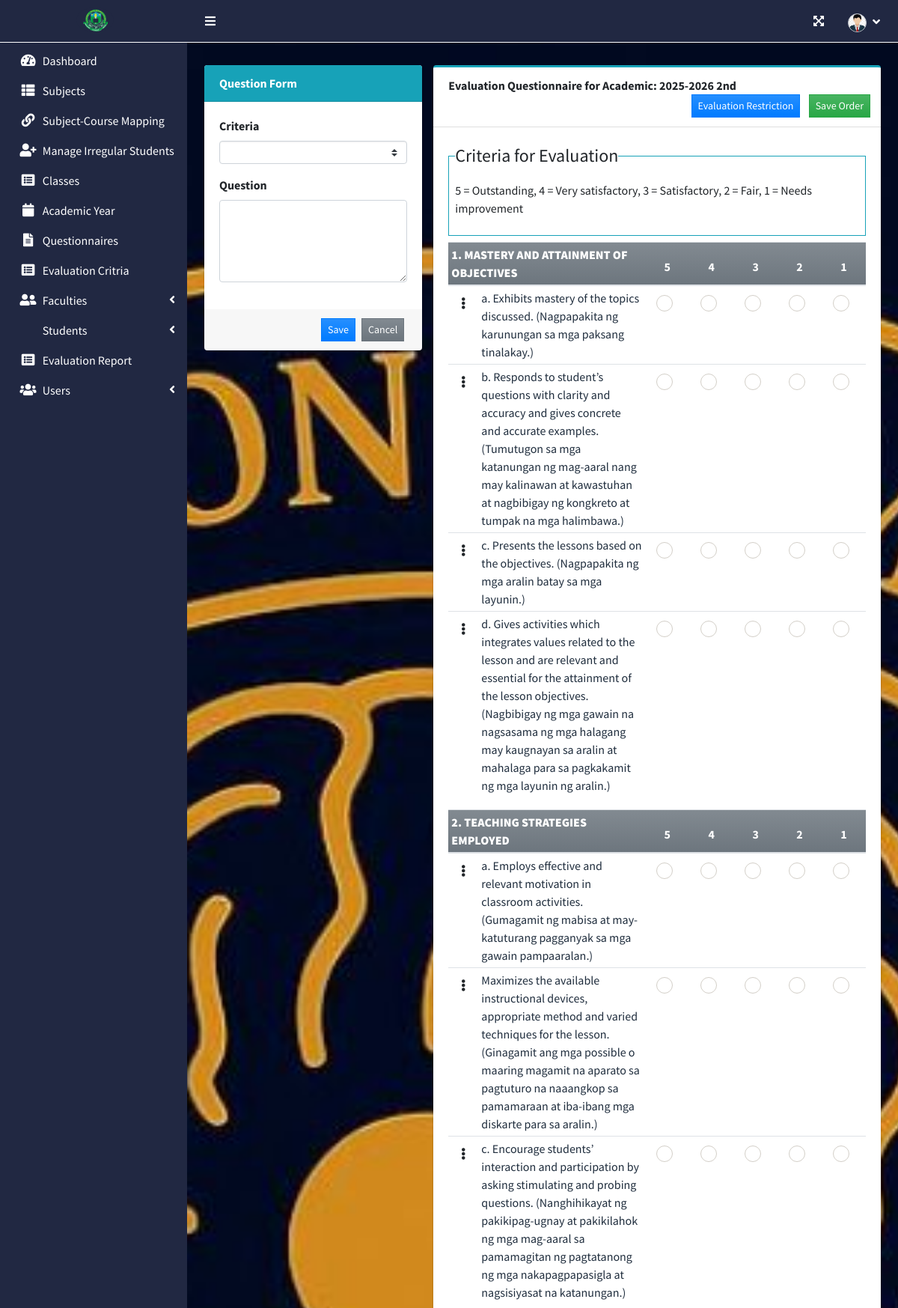
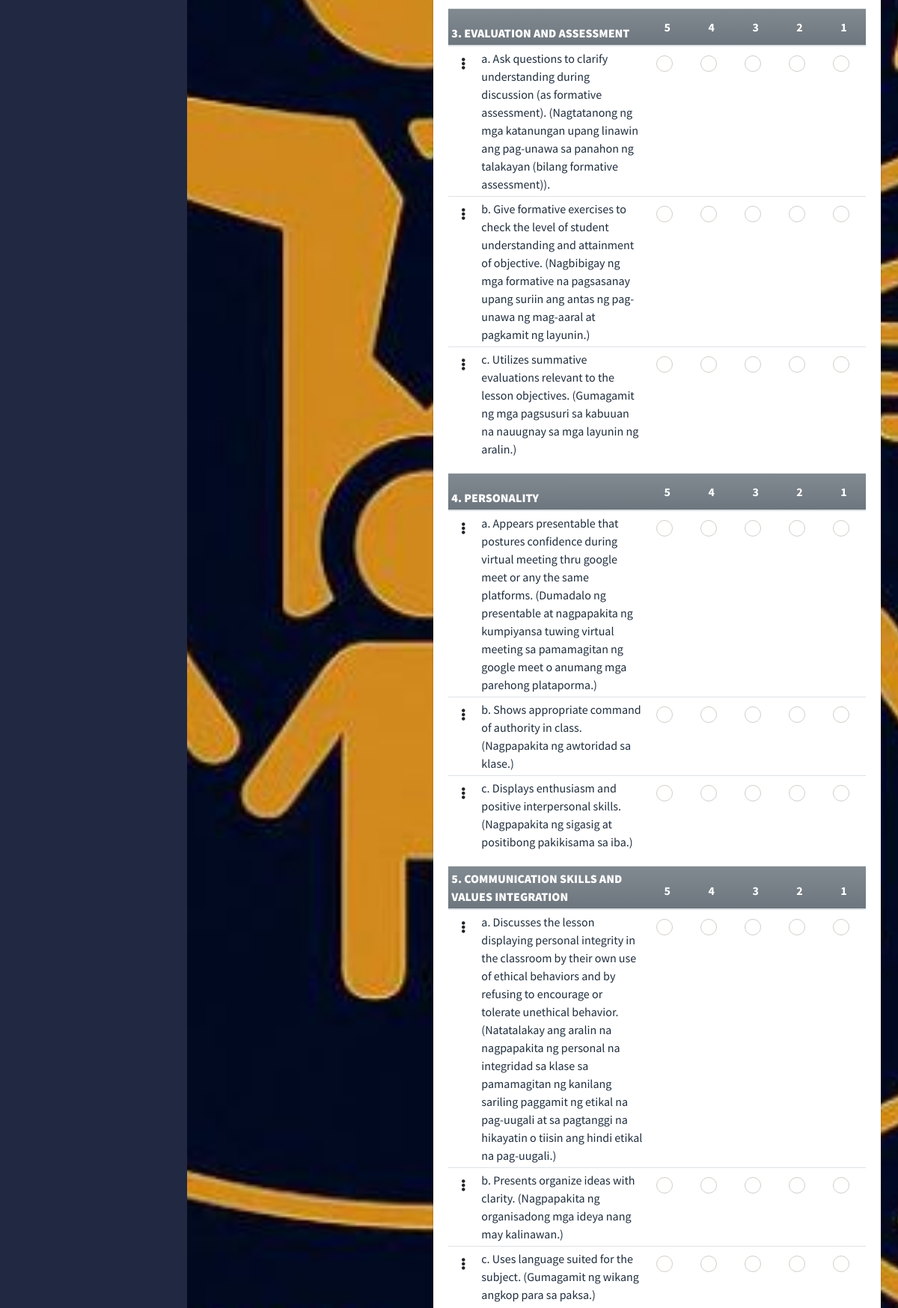
Page /index.php?page=manage_questionnaire&id=5 (signed in, upper part) on the committed database (2 pictures, top to bottom).
### tables this page shows
CREATE TABLE `criteria_list` (
  `id` int(30) NOT NULL,
  `criteria` text NOT NULL,
  `order_by` int(30) NOT NULL
);

CREATE TABLE `question_list` (
  `id` int(30) NOT NULL,
  `academic_id` int(30) NOT NULL,
  `question` text NOT NULL,
  `order_by` int(30) NOT NULL,
  `criteria_id` int(30) NOT NULL
);

### admin/manage_questionnaire.php (the view, shortened to what this page needs)
<?php
include 'db_connect.php';
function ordinal_suffix($num){
    $num = $num % 100;
    if($num < 11 || $num > 13){
         switch($num % 10){
            case 2: return $num.'nd';
        }
    }
    return $num.'th';
}
?>
<div class="container-fluid">
	<div class="row">
		<div class="col-md-4">
			<div class="card card-info card-primary">
				<div class="card-header">
					<b>Question Form</b>
				</div>
				<div class="card-body">
					<form action="" id="manage-question">
						<div class="form-group">
							<label for="">Criteria</label>
							<select name="criteria_id" id="criteria_id" class="custom-select custom-select-sm select2">
								<option value=""></option>
							<?php
								$criteria = $conn->query("SELECT * FROM criteria_list order by abs(order_by) asc ");
								while($row = $criteria->fetch_assoc()):
							?>
							<option value="<?php echo $row['id'] ?>"><?php echo $row['criteria'] ?></option>
							<?php endwhile; ?>
							</select>
						</div>
						<div class="form-group">
							<label for="">Question</label>
							<textarea name="question" id="question" cols="30" rows="4" class="form-control" required=""><?php echo isset($question) ? $question : '' ?></textarea>
						</div>
					</form>
				</div>
				<div class="card-footer">
					<div class="d-flex justify-content-end w-100">
						<button class="btn btn-sm btn-primary btn-flat bg-gradient-primary mx-1" form="manage-question">Save</button>
						<button class="btn btn-sm btn-flat btn-secondary bg-gradient-secondary mx-1" form="manage-question" type="reset">Cancel</button>
					</div>
				</div>
			</div>
		</div>
		<div class="col-md-8">
			<div class="card card-outline card-info">
				<div class="card-header">
					<b>Evaluation Questionnaire for Academic: <?php echo $year.' '.(ordinal_suffix($semester)) ?> </b>
					<div class="card-tools">
						<button class="btn btn-sm btn-flat btn-primary bg-gradient-primary mx-1" id="eval_restrict" type="button">Evaluation Restriction</button>
						<button class="btn btn-sm btn-flat btn-success bg-gradient-success mx-1" form="order-question">Save Order</button>
					</div>
				</div>
				<div class="card-body">
					<fieldset class="border border-info p-2 w-100">
					   <legend  class="w-auto">Criteria for Evaluation</legend>
					   <p>5 = Outstanding, 4 = Very satisfactory, 3 = Satisfactory, 2 = Fair, 1 = Needs improvement</p>
					</fieldset>
					<form id="order-question">
					<?php
						$criteria = $conn->query("SELECT * FROM criteria_list order by abs(order_by) asc ");
						while($crow = $criteria->fetch_assoc()):
					?>
					<table class="table table-condensed">
						<thead>
							<tr class="bg-gradient-secondary">
								<th colspan="2" class=" p-1"><b><?php echo $crow['criteria'] ?></b></th>
								<th class="text-center">5</th>
								<th class="text-center">4</th>
								<th class="text-center">3</th>
								<th class="text-center">2</th>
								<th class="text-center">1</th>
							</tr>
						</thead>
						<tbody class="tr-sortable">
							<?php
							$questions = $conn->query("SELECT * FROM question_list where criteria_id = {$crow['id']} and academic_id = $id order by abs(order_by) asc ");
							while($row=$questions->fetch_assoc()):
							?>
							<tr class="bg-white">
								<td class="p-1 text-center" width="5px">
									<span class="btn-group dropright">
									  <span type="button" class="btn" data-toggle="dropdown" aria-haspopup="true" aria-expanded="false">
									   <i class="fa fa-ellipsis-v"></i>
									  </span>
									</span>
								</td>
								<td class="p-1" width="40%">
									<?php echo $row['question'] ?>
								</td>
								<?php for($c=0;$c<5;$c++): ?>
								<td class="text-center">
									<div class="icheck-success d-inline">
				                        <label for="qradio<?php echo $row['id'].'_'.$c ?>">
				                        </label>
			                      </div>
								</td>
								<?php endfor; ?>
							</tr>
							<?php endwhile; ?>
						</tbody>
					</table>
					<?php endwhile; ?>
					</form>
				</div>
			</div>
		</div>
	</div>
</div>

### rows in the picture
criteria_list: criteria "1. MASTERY AND ATTAINMENT OF OBJECTIVES"
question_list: question "a. Exhibits mastery of the topics discussed. (Nagpapakita ng karunungan sa mga paksang tinalakay.)"
question_list: question "b. Responds to student’s questions with clarity and accuracy and gives concrete and accurate examples. (Tumutugon sa mga katanungan ng mag-aaral nang may kalinawan at kawastuhan at nagbibigay ng kongkreto at tumpak na mga halimbawa.)"
question_list: question "c. Presents the lessons based on the objectives. (Nagpapakita ng mga aralin batay sa mga layunin.)"
question_list: question "d. Gives activities which integrates values related to the lesson and are relevant and essential for the attainment of the lesson objectives. (Nagbibigay ng mga gawain na nagsasama ng mga halagang may kaugnayan sa aralin at mahalaga para sa pagkakamit ng mga layunin ng aralin.)"
criteria_list: criteria "2. TEACHING STRATEGIES EMPLOYED"
question_list: question "a. Employs effective and relevant motivation in classroom activities. (Gumagamit ng mabisa at may-katuturang pagganyak sa mga gawain pampaaralan.)"
question_list: question "Maximizes the available instructional devices, appropriate method and varied techniques for the lesson. (Ginagamit ang mga possible o maaring magamit na aparato sa pagtuturo na naaangkop sa pamamaraan at iba-ibang mga diskarte para sa aralin.)"
question_list: question "c. Encourage students’ interaction and participation by asking stimulating and probing questions. (Nanghihikayat ng pakikipag-ugnay at pakikilahok ng mga mag-aaral sa pamamagitan ng pagtatanong ng mga nakapagpapasigla at nagsisiyasat na katanungan.)"
criteria_list: criteria "3. EVALUATION AND ASSESSMENT"
question_list: question "a. Ask questions to clarify understanding during discussion (as formative assessment). (Nagtatanong ng mga katanungan upang linawin ang pag-unawa sa panahon ng talakayan (bilang formative assessment))."
question_list: question "b. Give formative exercises to check the level of student understanding and attainment of objective. (Nagbibigay ng mga formative na pagsasanay upang suriin ang antas ng pag-unawa ng mag-aaral at pagkamit ng layunin.)"
question_list: question "c. Utilizes summative evaluations relevant to the lesson objectives. (Gumagamit ng mga pagsusuri sa kabuuan na nauugnay sa mga layunin ng aralin.)"
criteria_list: criteria "4. PERSONALITY"
question_list: question "a. Appears presentable that postures confidence during virtual meeting thru google meet or any the same platforms. (Dumadalo ng presentable at nagpapakita ng kumpiyansa tuwing virtual meeting sa pamamagitan ng google meet o anumang mga parehong plataporma.)"
question_list: question "b. Shows appropriate command of authority in class. (Nagpapakita ng awtoridad sa klase.)"
question_list: question "c. Displays enthusiasm and positive interpersonal skills. (Nagpapakita ng sigasig at positibong pakikisama sa iba.)"
criteria_list: criteria "5. COMMUNICATION SKILLS AND VALUES INTEGRATION"
question_list: question "a. Discusses the lesson displaying personal integrity in the classroom by their own use of ethical behaviors and by refusing to encourage or tolerate unethical behavior. (Natatalakay ang aralin na nagpapakita ng personal na integridad sa klase sa pamamagitan ng kanilang sariling paggamit ng etikal na pag-uugali at sa pagtanggi na hikayatin o tiisin ang hindi etikal na pag-uugali.)"
question_list: question "b. Presents organize ideas with clarity. (Nagpapakita ng organisadong mga ideya nang may kalinawan.)"
question_list: question "c. Uses language suited for the subject. (Gumagamit ng wikang angkop para sa paksa.)"

### other values in the picture
$year "2025-2026"
ordinal_suffix($semester) "2nd"
